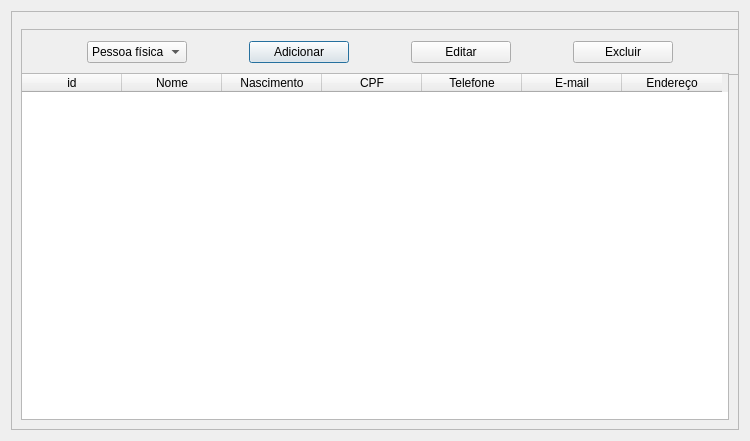
<?xml version="1.0" encoding="UTF-8"?>
<ui version="4.0">
 <class>Dialog</class>
 <widget class="QDialog" name="Dialog">
  <property name="geometry">
   <rect>
    <x>0</x>
    <y>0</y>
    <width>750</width>
    <height>441</height>
   </rect>
  </property>
  <property name="minimumSize">
   <size>
    <width>750</width>
    <height>441</height>
   </size>
  </property>
  <property name="maximumSize">
   <size>
    <width>750</width>
    <height>441</height>
   </size>
  </property>
  <property name="windowTitle">
   <string>Dialog</string>
  </property>
  <layout class="QVBoxLayout" name="verticalLayout">
   <item>
    <widget class="QFrame" name="frame">
     <property name="minimumSize">
      <size>
       <width>712</width>
       <height>0</height>
      </size>
     </property>
     <property name="frameShape">
      <enum>QFrame::Shape::StyledPanel</enum>
     </property>
     <property name="frameShadow">
      <enum>QFrame::Shadow::Raised</enum>
     </property>
     <layout class="QVBoxLayout" name="verticalLayout_2">
      <item>
       <widget class="QFrame" name="frame_2">
        <property name="minimumSize">
         <size>
          <width>720</width>
          <height>46</height>
         </size>
        </property>
        <property name="maximumSize">
         <size>
          <width>625</width>
          <height>30</height>
         </size>
        </property>
        <property name="frameShape">
         <enum>QFrame::Shape::StyledPanel</enum>
        </property>
        <property name="frameShadow">
         <enum>QFrame::Shadow::Raised</enum>
        </property>
        <layout class="QHBoxLayout" name="horizontalLayout">
         <item>
          <widget class="QComboBox" name="requester_type">
           <property name="minimumSize">
            <size>
             <width>50</width>
             <height>0</height>
            </size>
           </property>
           <property name="maximumSize">
            <size>
             <width>100</width>
             <height>16777215</height>
            </size>
           </property>
           <item>
            <property name="text">
             <string>Pessoa física</string>
            </property>
           </item>
           <item>
            <property name="text">
             <string>Pessoa jurídica</string>
            </property>
           </item>
          </widget>
         </item>
         <item>
          <widget class="QPushButton" name="add">
           <property name="maximumSize">
            <size>
             <width>100</width>
             <height>16777215</height>
            </size>
           </property>
           <property name="text">
            <string>Adicionar</string>
           </property>
          </widget>
         </item>
         <item>
          <widget class="QPushButton" name="edit">
           <property name="maximumSize">
            <size>
             <width>100</width>
             <height>16777215</height>
            </size>
           </property>
           <property name="text">
            <string>Editar</string>
           </property>
          </widget>
         </item>
         <item>
          <widget class="QPushButton" name="delete_2">
           <property name="maximumSize">
            <size>
             <width>100</width>
             <height>16777215</height>
            </size>
           </property>
           <property name="text">
            <string>Excluir</string>
           </property>
          </widget>
         </item>
        </layout>
       </widget>
      </item>
      <item>
       <widget class="QTableWidget" name="requester_table">
        <column>
         <property name="text">
          <string>id</string>
         </property>
        </column>
        <column>
         <property name="text">
          <string>Nome</string>
         </property>
        </column>
        <column>
         <property name="text">
          <string>Nascimento</string>
         </property>
        </column>
        <column>
         <property name="text">
          <string>CPF</string>
         </property>
        </column>
        <column>
         <property name="text">
          <string>Telefone</string>
         </property>
        </column>
        <column>
         <property name="text">
          <string>E-mail</string>
         </property>
        </column>
        <column>
         <property name="text">
          <string>Endereço</string>
         </property>
        </column>
       </widget>
      </item>
     </layout>
    </widget>
   </item>
  </layout>
 </widget>
 <resources/>
 <connections/>
</ui>
